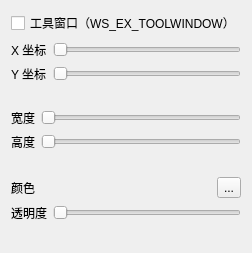
             <widget class="QWidget" name="scrollAreaWidgetContents">
              <property name="geometry">
               <rect>
                <x>0</x>
                <y>0</y>
                <width>187</width>
                <height>196</height>
               </rect>
              </property>
              <layout class="QVBoxLayout" name="verticalLayout_7">
               <item>
                <layout class="QHBoxLayout" name="horizontalLayout_3">
                 <item>
                  <widget class="QCheckBox" name="cbDisplayInfoToolWindow">
                   <property name="text">
                    <string>工具窗口（WS_EX_TOOLWINDOW）</string>
                   </property>
                  </widget>
                 </item>
                </layout>
               </item>
               <item>
                <layout class="QHBoxLayout" name="_10">
                 <item>
                  <widget class="QLabel" name="label_12">
                   <property name="text">
                    <string>X 坐标</string>
                   </property>
                  </widget>
                 </item>
                 <item>
                  <widget class="QSlider" name="hsDisplayInfoX">
                   <property name="orientation">
                    <enum>Qt::Orientation::Horizontal</enum>
                   </property>
                  </widget>
                 </item>
                </layout>
               </item>
               <item>
                <layout class="QHBoxLayout" name="_11">
                 <item>
                  <widget class="QLabel" name="label_11">
                   <property name="text">
                    <string>Y 坐标</string>
                   </property>
                  </widget>
                 </item>
                 <item>
                  <widget class="QSlider" name="hsDisplayInfoY">
                   <property name="orientation">
                    <enum>Qt::Orientation::Horizontal</enum>
                   </property>
                  </widget>
                 </item>
                </layout>
               </item>
               <item>
                <widget class="QLabel" name="labDisplayInfoPos"/>
               </item>
               <item>
                <layout class="QHBoxLayout" name="_12">
                 <item>
                  <widget class="QLabel" name="label_6">
                   <property name="text">
                    <string>宽度</string>
                   </property>
                  </widget>
                 </item>
                 <item>
                  <widget class="QSlider" name="hsDisplayInfoWidth">
                   <property name="orientation">
                    <enum>Qt::Orientation::Horizontal</enum>
                   </property>
                  </widget>
                 </item>
                </layout>
               </item>
               <item>
                <layout class="QHBoxLayout" name="horizontalLayout_8">
                 <item>
                  <widget class="QLabel" name="label_7">
                   <property name="text">
                    <string>高度</string>
                   </property>
                  </widget>
                 </item>
                 <item>
                  <widget class="QSlider" name="hsDisplayInfoHeight">
                   <property name="orientation">
                    <enum>Qt::Orientation::Horizontal</enum>
                   </property>
                  </widget>
                 </item>
                </layout>
               </item>
               <item>
                <widget class="QLabel" name="labDisplayInfoSize"/>
               </item>
               <item>
                <layout class="QHBoxLayout" name="_13">
                 <item>
                  <widget class="QLabel" name="label_9">
                   <property name="sizePolicy">
                    <sizepolicy hsizetype="Maximum" vsizetype="Preferred">
                     <horstretch>0</horstretch>
                     <verstretch>0</verstretch>
                    </sizepolicy>
                   </property>
                   <property name="text">
                    <string>颜色</string>
                   </property>
                  </widget>
                 </item>
                 <item>
                  <widget class="QLabel" name="labDisplayInfoBackground">
                   <property name="text">
                    <string/>
                   </property>
                  </widget>
                 </item>
                 <item>
                  <widget class="QToolButton" name="tbSelectDisplayInfoBackground">
                   <property name="text">
                    <string notr="true">...</string>
                   </property>
                  </widget>
                 </item>
                </layout>
               </item>
               <item>
                <layout class="QHBoxLayout" name="_14">
                 <item>
                  <widget class="QLabel" name="label_10">
                   <property name="text">
                    <string>透明度</string>
                   </property>
                  </widget>
                 </item>
                 <item>
                  <widget class="QSlider" name="hsDisplayInfoAlpha">
                   <property name="orientation">
                    <enum>Qt::Orientation::Horizontal</enum>
                   </property>
                  </widget>
                 </item>
                </layout>
               </item>
               <item>
                <widget class="QLabel" name="labDisplayInfoAlpha"/>
               </item>
               <item>
                <spacer name="spacer_2">
                 <property name="orientation">
                  <enum>Qt::Orientation::Vertical</enum>
                 </property>
                 <property name="sizeHint" stdset="0">
                  <size>
                   <width>20</width>
                   <height>1</height>
                  </size>
                 </property>
                </spacer>
               </item>
              </layout>
             </widget>
